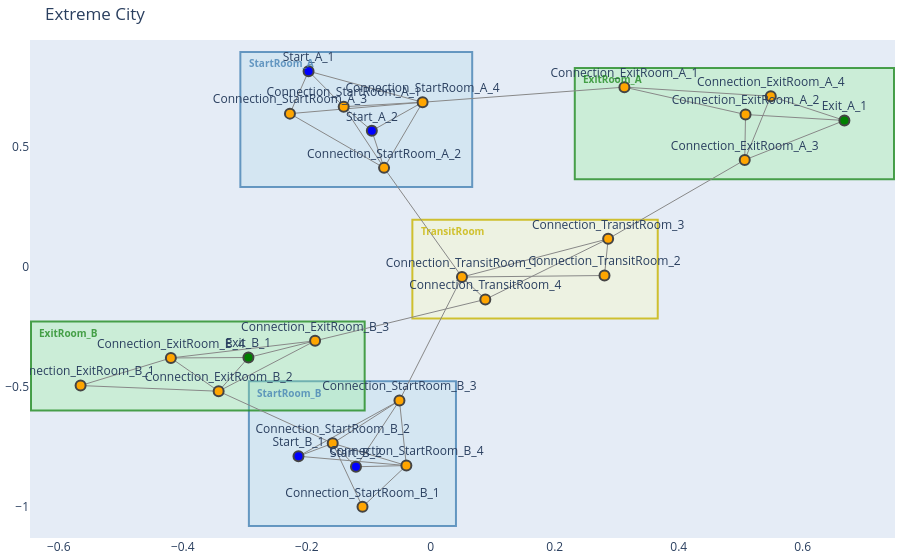

The notebook cell this image was saved under:
### Markdown cell above
### Extreme City

### Code cell
num_bottleneck = 1
num_open = 1

G_extreme, start_e, exit_e = create_city(
    seed=SEED,
    bottleneck_corridors=num_bottleneck,
    open_corridors=num_open,
    exit_connections=3,
    start_connections=3,
)

betweeness_e = bottleneck_score_betweeness(G_extreme)
avg_e = bottleneck_score_avg_path(G_extreme, start_e, exit_e)
cuts_e = bottleneck_score_min_cut(G_extreme, start_e, exit_e)
visualise_city(G_extreme, title='Extreme City', save_path='images/extreme_city.png')

pickle.dump(
    {"graph": G_extreme, "starts": start_e, "exits": exit_e},
    open(os.path.join("graphs/extreme_city.pickle"), "wb"),
)

### Figure 1 — Plotly figure (JSON) as saved in the notebook; plotly's stock layout.template omitted (floating-point values rounded to 4 significant figures; data arrays with more than 128 entries replaced by an {"elided": "..."} marker saying what was removed)
{"data": [{"hoverinfo": "none", "line": {"color": "#888", "width": 1}, "mode": "lines", "type": "scatter", "x": {"elided": "144 float values"}, "y": {"elided": "144 float values"}}, {"hoverinfo": "text", "marker": {"color": ["orange", "orange", "orange", "orange", "blue", "blue", "orange", "orange", "orange", "orange", "blue", "blue", "orange", "orange", "orange", "orange", "orange", "orange", "orange", "orange", "green", "orange", "orange", "orange", "orange", "green"], "line": {"width": 2}, "size": 10}, "mode": "markers+text", "text": ["Connection_StartRoom_A_1", "Connection_StartRoom_A_2", "Connection_StartRoom_A_3", "Connection_StartRoom_A_4", "Start_A_1", "Start_A_2", "Connection_StartRoom_B_1", "Connection_StartRoom_B_2", "Connection_StartRoom_B_3", "Connection_StartRoom_B_4", "Start_B_1", "Start_B_2", "Connection_TransitRoom_1", "Connection_TransitRoom_2", "Connection_TransitRoom_3", "Connection_TransitRoom_4", "Connection_ExitRoom_A_1", "Connection_ExitRoom_A_2", "Connection_ExitRoom_A_3", "Connection_ExitRoom_A_4", "Exit_A_1", "Connection_ExitRoom_B_1", "Connection_ExitRoom_B_2", "Connection_ExitRoom_B_3", "Connection_ExitRoom_B_4", "Exit_B_1"], "textposition": "top center", "type": "scatter", "x": [-0.1404, -0.07531, -0.2271, -0.01315, -0.1971, -0.09504, -0.1101, -0.1581, -0.0505, -0.03933, -0.2134, -0.1206, 0.05033, 0.2803, 0.2862, 0.08802, 0.3123, 0.5078, 0.5065, 0.5485, 0.6672, -0.5648, -0.3422, -0.1866, -0.4192, -0.2941], "y": [0.6661, 0.4115, 0.6373, 0.6848, 0.8142, 0.566, -1, -0.7356, -0.5574, -0.828, -0.7893, -0.8331, -0.04311, -0.03671, 0.1159, -0.1362, 0.7475, 0.6335, 0.4444, 0.7097, 0.6089, -0.4949, -0.5186, -0.3087, -0.3801, -0.3781]}], "layout": {"annotations": [{"font": {"color": "rgba(70, 130, 180, 0.8)", "size": 10}, "showarrow": false, "text": "<b>StartRoom_A</b>", "x": -0.2971, "xanchor": "left", "y": 0.8842, "yanchor": "top"}, {"font": {"color": "rgba(70, 130, 180, 0.8)", "size": 10}, "showarrow": false, "text": "<b>StartRoom_B</b>", "x": -0.2834, "xanchor": "left", "y": -0.4874, "yanchor": "top"}, {"font": {"color": "rgba(200, 180, 0, 0.8)", "size": 10}, "showarrow": false, "text": "<b>TransitRoom</b>", "x": -0.01967, "xanchor": "left", "y": 0.1859, "yanchor": "top"}, {"font": {"color": "rgba(34, 139, 34, 0.8)", "size": 10}, "showarrow": false, "text": "<b>ExitRoom_A</b>", "x": 0.2423, "xanchor": "left", "y": 0.8175, "yanchor": "top"}, {"font": {"color": "rgba(34, 139, 34, 0.8)", "size": 10}, "showarrow": false, "text": "<b>ExitRoom_B</b>", "x": -0.6348, "xanchor": "left", "y": -0.2387, "yanchor": "top"}], "hovermode": "closest", "margin": {"b": 20, "l": 5, "r": 5, "t": 40}, "shapes": [{"fillcolor": "rgba(173, 216, 230, 0.3)", "layer": "below", "line": {"color": "rgba(70, 130, 180, 0.8)", "width": 2}, "type": "rect", "x0": -0.3071, "x1": 0.06685, "y0": 0.3315, "y1": 0.8942}, {"fillcolor": "rgba(173, 216, 230, 0.3)", "layer": "below", "line": {"color": "rgba(70, 130, 180, 0.8)", "width": 2}, "type": "rect", "x0": -0.2934, "x1": 0.04067, "y0": -1.08, "y1": -0.4774}, {"fillcolor": "rgba(255, 255, 180, 0.3)", "layer": "below", "line": {"color": "rgba(200, 180, 0, 0.8)", "width": 2}, "type": "rect", "x0": -0.02967, "x1": 0.3662, "y0": -0.2162, "y1": 0.1959}, {"fillcolor": "rgba(144, 238, 144, 0.3)", "layer": "below", "line": {"color": "rgba(34, 139, 34, 0.8)", "width": 2}, "type": "rect", "x0": 0.2323, "x1": 0.7472, "y0": 0.3644, "y1": 0.8275}, {"fillcolor": "rgba(144, 238, 144, 0.3)", "layer": "below", "line": {"color": "rgba(34, 139, 34, 0.8)", "width": 2}, "type": "rect", "x0": -0.6448, "x1": -0.1066, "y0": -0.5986, "y1": -0.2287}], "showlegend": false, "title": {"text": "Extreme City"}, "xaxis": {"showgrid": false, "zeroline": false}, "yaxis": {"showgrid": false, "zeroline": false}}}
